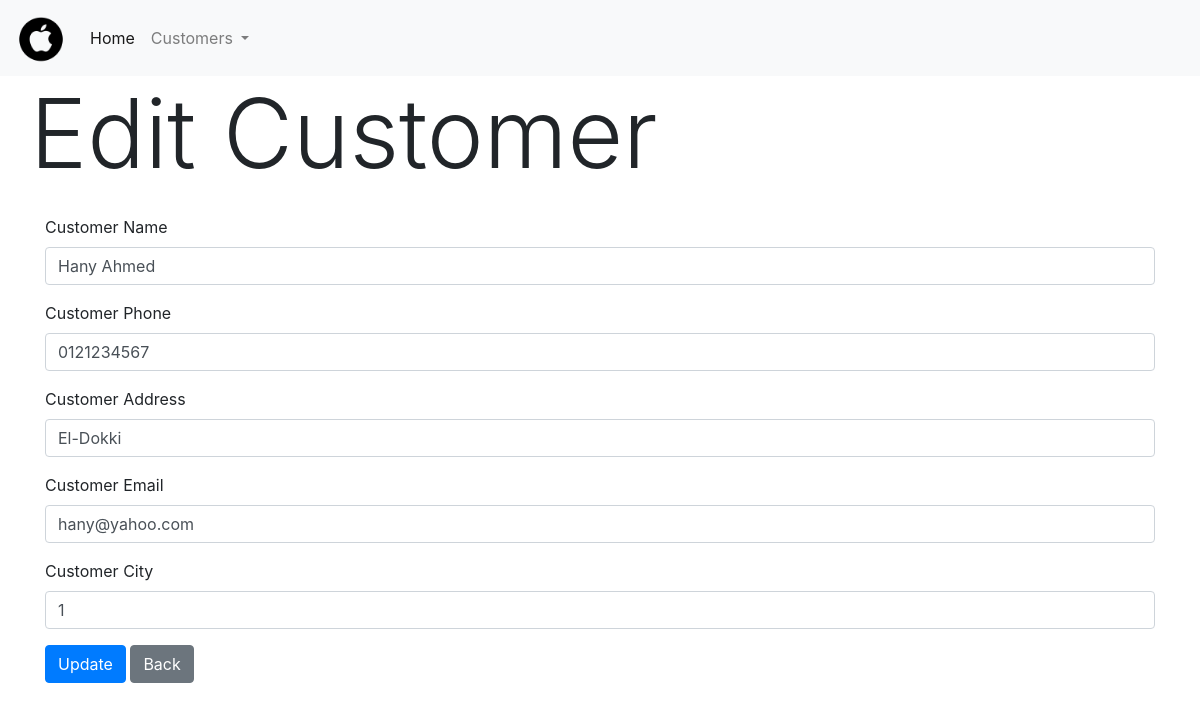
Screenshot of /update_customer.php?cid=2 with the database file from the repository.
### tables this page shows
CREATE TABLE `customers` (
  `cid` int(11) NOT NULL COMMENT 'Customer ID',
  `cname` varchar(255) NOT NULL,
  `cphone` varchar(12) NOT NULL COMMENT 'Customer Phone',
  `caddress` varchar(255) NOT NULL,
  `cemail` varchar(50) DEFAULT NULL,
  `ccityid` int(11) NOT NULL
);

### functions/customers_functions.php (called while the page is built, shortened)
<?php
function view_customer($id){
  global $conn;
  $cid = $id;
  $q = "SELECT * FROM customers WHERE cid = '$cid'";
  $custset = mysqli_query($conn, $q);
  $cinfo = mysqli_fetch_assoc($custset);
  return $cinfo;
}
 ?>

### update_customer.php (the view, shortened to what this page needs)
<?php
if(isset($_GET["cid"])){
  $customer = view_customer($_GET["cid"]);
}
 ?>
 <!DOCTYPE html>
 <html lang="en" dir="ltr">
   <head>
     <link rel="stylesheet" href="css/bootstrap.css">
   </head>
   <body>
     <?php include_once('functions/header.php'); ?>
     <div class="container">
       <div class="row">
         <h1 class="display-1">Edit Customer</h1>
       </div>
       <form action="update_customer.php" method="post">
         <div class="form-group">
           <label for="cname">Customer Name</label>
           <input type="text" name="cname" id="cname" value="<?php echo $customer["cname"]; ?>" class="form-control">
         </div>
         <div class="form-group">
           <label for="cphone">Customer Phone</label>
           <input type="text" name="cphone" id="cphone" value="<?php echo $customer["cphone"]; ?>" class="form-control">
         </div>
         <div class="form-group">
           <label for="caddress">Customer Address</label>
           <input type="text" name="caddress" id="caddress" value="<?php echo $customer["caddress"]; ?>" class="form-control">
         </div>
         <div class="form-group">
           <label for="cemail">Customer Email</label>
           <input type="text" name="cemail" id="cemail" value="<?php echo $customer["cemail"]; ?>" class="form-control">
         </div>
         <div class="form-group">
           <label for="ccity">Customer City</label>
           <input type="text" name="ccity" id="ccity" value="<?php echo $customer["ccityid"]; ?>" class="form-control">
         </div>
         <button type="submit" class="btn btn-primary">Update</button>
         <a href="customers.php" class="btn btn-secondary">Back</a>
       </form>
     </div>
   </body>
 </html>

### rows the page displays
customers: cname "Hany Ahmed", cphone "0121234567", caddress "El-Dokki", cemail "hany@yahoo.com", ccity "1"
